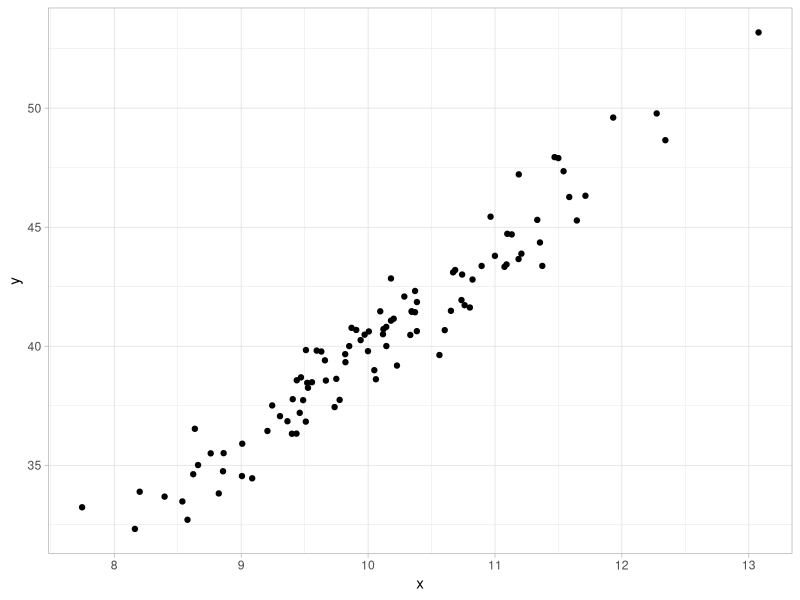
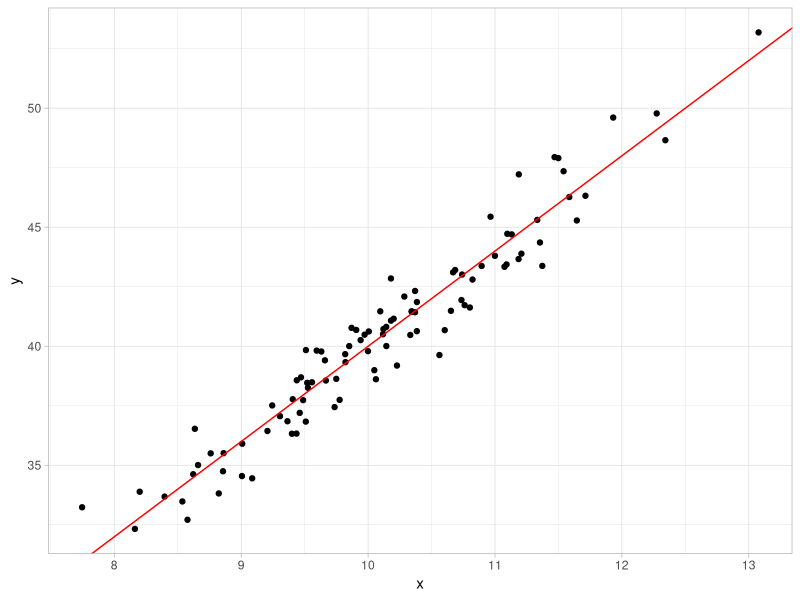
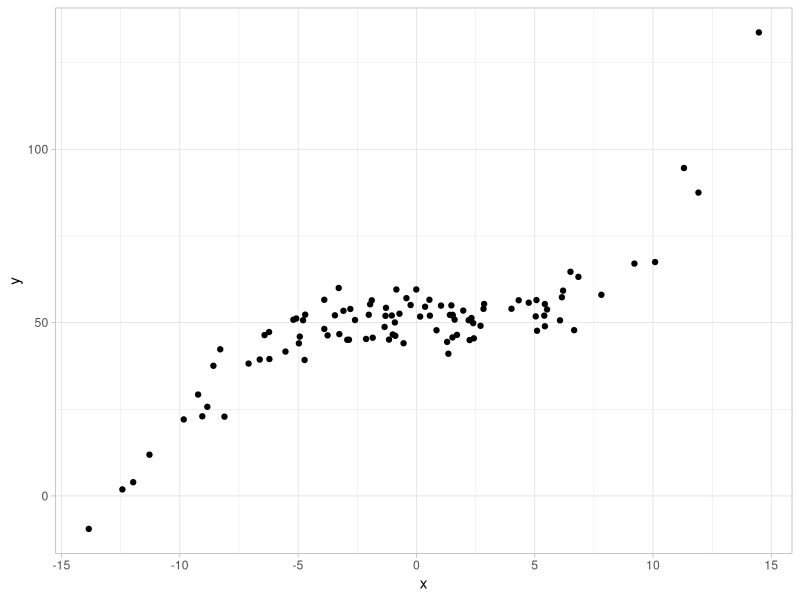
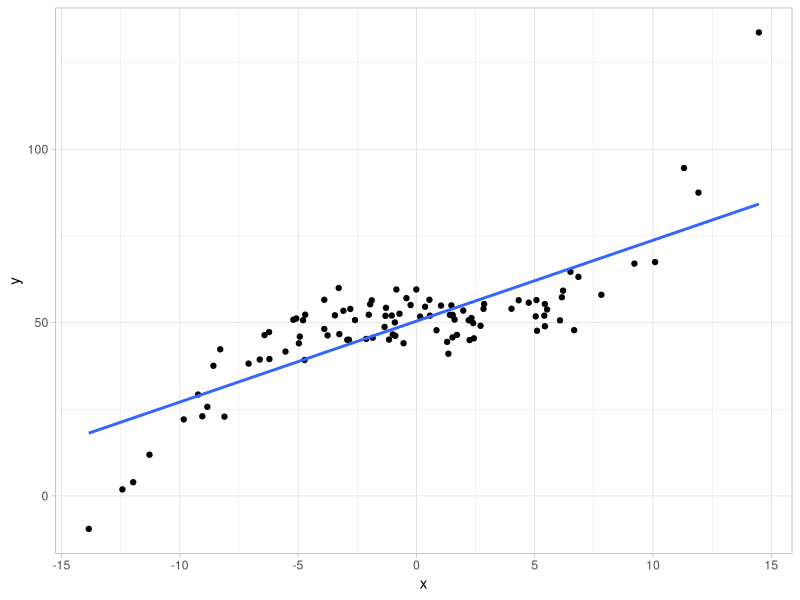
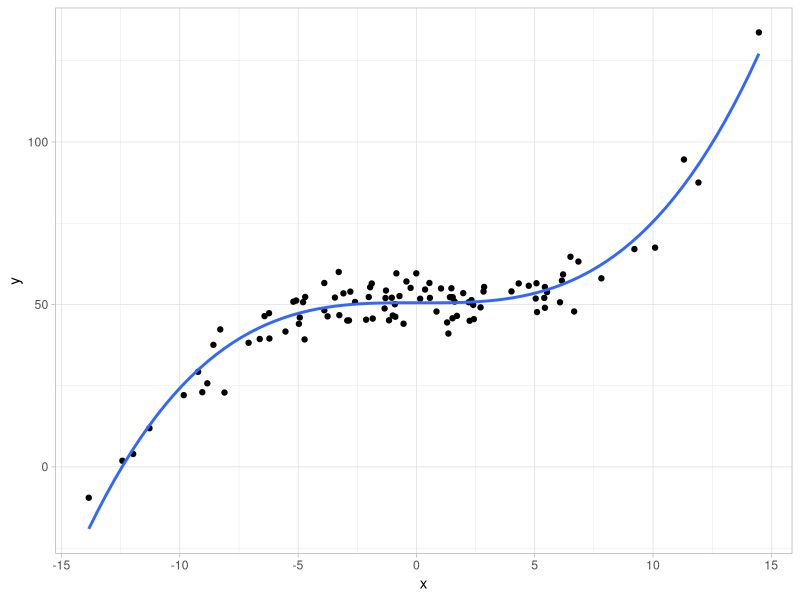
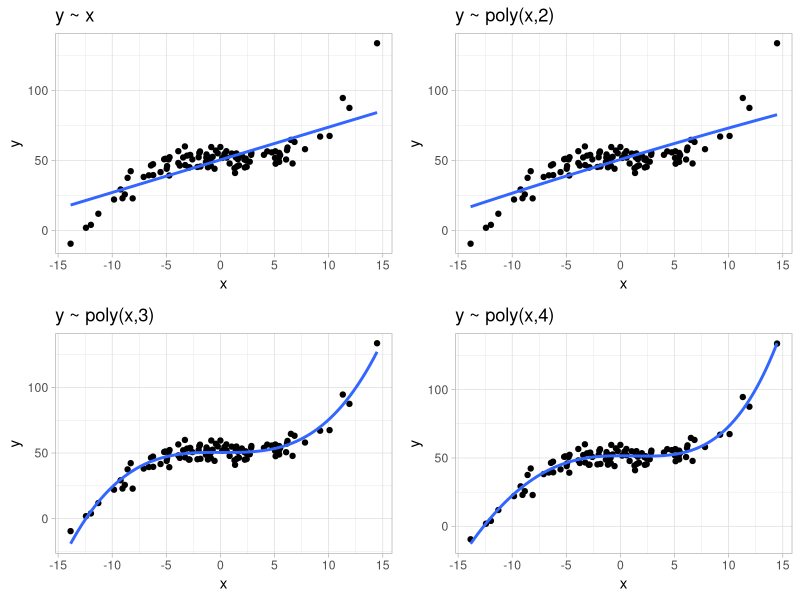
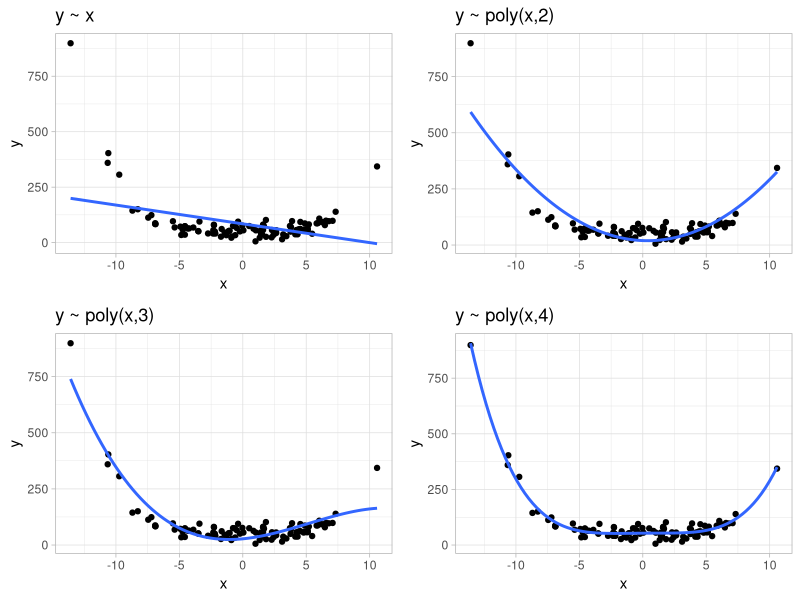

Generate these figures, in order, with R:
## ---- chunk 1
# rmarkdown::render("Cours 7 Machine learning/machine_learning.qmd","pdf_document")
## ---- chunk 2
library(dplyr)
library(ggplot2)
BDD = data.frame(x = rnorm(100,10,1), e = rnorm(100))
BDD$y = BDD$x*4 + BDD$e
BDD%>%ggplot(aes(x=x,y=y)) + geom_point() +theme_light()
## ---- chunk 3
BDD%>%ggplot(aes(x=x,y=y)) + geom_point() +theme_light() + geom_abline(aes(intercept=0,slope=4), col="red")
## ---- chunk 4
BDD = data.frame(x = rnorm(100,0,5), e = rnorm(100,0,5))
BDD$y = ((BDD$x)^3)/40 + BDD$e+50



BDD2 = data.frame(x = rnorm(100,0,5), e = rnorm(100,0,20))
BDD2$y = ((BDD2$x)^4)/40 + BDD2$e+50

BDD%>%ggplot(aes(x=x,y=y)) + geom_point() +theme_light()


## ---- chunk 5
fit1 <- lm(y ~ x, data = BDD)

summary(fit1)
## ---- chunk 6
y_pred <- predict(fit1, BDD)
head(y_pred)
## ---- chunk 7
mse <- mean((BDD$y - y_pred)^2)

print(mse)
## ---- chunk 8
p2<-BDD %>% ggplot(aes(x=x,y=y))+geom_jitter()+theme_light()+
  geom_smooth( method = lm, formula = y ~ x, se = FALSE)
p2
## ---- chunk 9
fit2 <- lm(y ~ poly(x,3), data = BDD)

summary(fit2)
## ---- chunk 10
y_pred <- predict(fit2, BDD)

## ---- chunk 11
mse <- mean((BDD$y - y_pred)^2)

print(mse)
## ---- chunk 12
p2<-BDD %>% ggplot(aes(x=x,y=y))+geom_jitter()+theme_light()+
  geom_smooth( method = lm, formula = y ~poly(x,3), se = FALSE)
p2
## ---- chunk 13
library(gridExtra)

p1<-BDD %>% ggplot(aes(x=x,y=y))+geom_jitter()+theme_light()+
  geom_smooth( method = lm, formula = y ~poly(x,1), se = FALSE)+
  ggtitle("y ~ x")
p2<-BDD %>% ggplot(aes(x=x,y=y))+geom_jitter()+theme_light()+
  geom_smooth( method = lm, formula = y ~poly(x,2), se = FALSE)+
  ggtitle("y ~ poly(x,2)")
p3<-BDD %>% ggplot(aes(x=x,y=y))+geom_jitter()+theme_light()+
  ggtitle("y ~ poly(x,3)")+
  geom_smooth( method = lm, formula = y ~poly(x,3), se = FALSE)
p4<-BDD %>% ggplot(aes(x=x,y=y))+geom_jitter()+theme_light()+
  geom_smooth( method = lm, formula = y ~poly(x,4), se = FALSE)+
  ggtitle("y ~ poly(x,4)")
grid.arrange(p1, p2, p3, p4, nrow = 2)
## ---- chunk 14

p1<-BDD2 %>% ggplot(aes(x=x,y=y))+geom_jitter()+theme_light()+
  geom_smooth( method = lm, formula = y ~poly(x,1), se = FALSE)+
  ggtitle("y ~ x")
p2<-BDD2 %>% ggplot(aes(x=x,y=y))+geom_jitter()+theme_light()+
  geom_smooth( method = lm, formula = y ~poly(x,2), se = FALSE)+
  ggtitle("y ~ poly(x,2)")
p3<-BDD2 %>% ggplot(aes(x=x,y=y))+geom_jitter()+theme_light()+
  ggtitle("y ~ poly(x,3)")+
  geom_smooth( method = lm, formula = y ~poly(x,3), se = FALSE)
p4<-BDD2 %>% ggplot(aes(x=x,y=y))+geom_jitter()+theme_light()+
  geom_smooth( method = lm, formula = y ~poly(x,4), se = FALSE)+
  ggtitle("y ~ poly(x,4)")
grid.arrange(p1, p2, p3, p4, nrow = 2)
